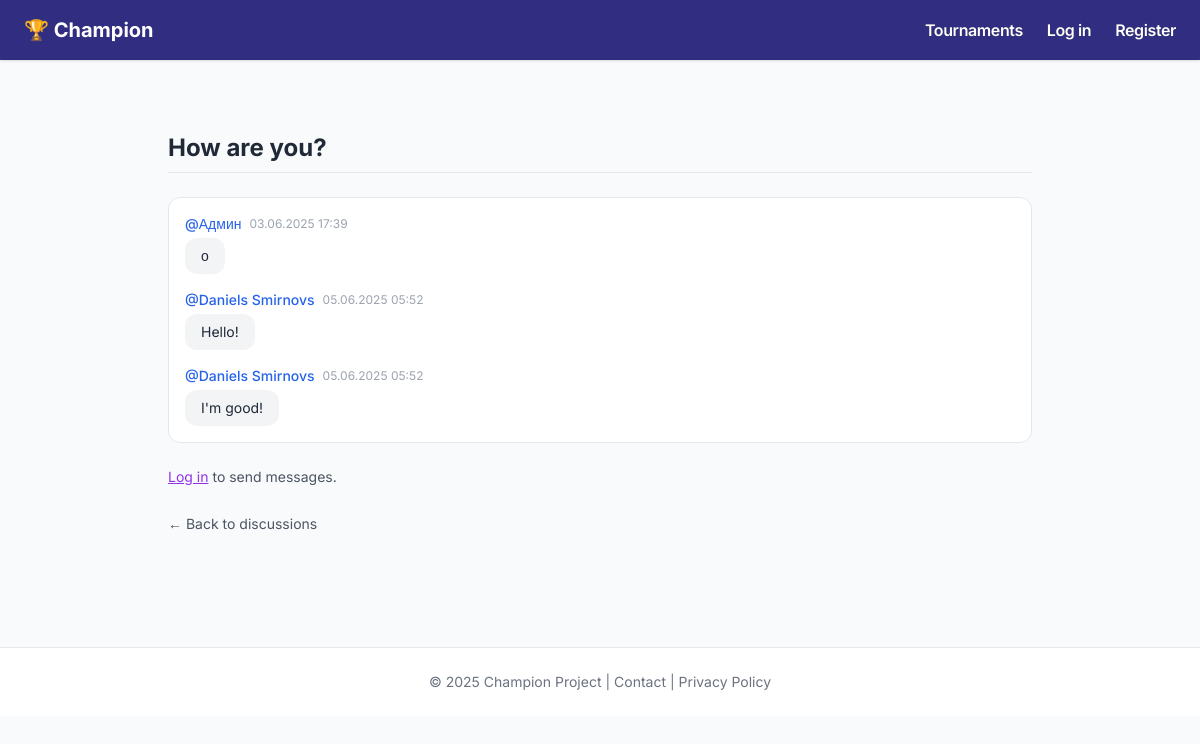
/discussions/1, run on the app's committed database.
### app/models.py (models this page shows, shortened)
class Discussion(db.Model):
    id = db.Column(db.Integer, primary_key=True)
    title = db.Column(db.String(100), nullable=False)
    description = db.Column(db.Text)
    author_id = db.Column(db.Integer, db.ForeignKey('user.id', ondelete='CASCADE', name='fk_discussion_author'), nullable=False)
    created_at = db.Column(db.DateTime, default=datetime.utcnow)
    messages = db.relationship('DiscussionMessage', backref='discussion', cascade='all, delete-orphan', passive_deletes=True)

class DiscussionMessage(db.Model):
    id = db.Column(db.Integer, primary_key=True)
    discussion_id = db.Column(db.Integer, db.ForeignKey('discussion.id', ondelete='CASCADE', name='fk_msg_discussion'), nullable=False)
    author_id = db.Column(db.Integer, db.ForeignKey('user.id', ondelete='CASCADE', name='fk_msg_author'), nullable=False)
    content = db.Column(db.Text, nullable=False)
    created_at = db.Column(db.DateTime, default=datetime.utcnow)

class User(db.Model, UserMixin):
    id = db.Column(db.Integer, primary_key=True)
    email = db.Column(db.String(120), unique=True, nullable=False)
    name = db.Column(db.String(100), unique=True, nullable=False)
    password_hash = db.Column(db.String(128), nullable=False)
    role = db.Column(db.String(20), nullable=False, default='viewer')
    avatar_url = db.Column(db.String)
    first_name = db.Column(db.String)
    last_name = db.Column(db.String)
    phone = db.Column(db.String)
    bio = db.Column(db.Text)
    tournaments_created = db.relationship(
        'Tournament',
        backref=db.backref('creator', lazy=True),
        cascade='all, delete-orphan',
        passive_deletes=True
    )
    discussions = db.relationship(
        'Discussion',
        backref=db.backref('author', lazy=True),
        lazy='dynamic',  # для подсчёта через .count()
        cascade='all, delete-orphan',
        passive_deletes=True
    )
    messages = db.relationship(
        'DiscussionMessage',
        backref=db.backref('author', lazy=True),
        lazy='dynamic',  # для подсчёта через .count()
        cascade='all, delete-orphan',
        passive_deletes=True
    )

### app/routes.py (the view, shortened to what this page needs)
@app.route('/discussions/<int:discussion_id>', methods=['GET', 'POST'])
def discussion_chat(discussion_id):
    discussion = Discussion.query.get_or_404(discussion_id)
    messages = db.session.query(DiscussionMessage, User)\
        .join(User, DiscussionMessage.author_id == User.id)\
        .filter(DiscussionMessage.discussion_id == discussion.id)\
        .order_by(DiscussionMessage.created_at.asc())\
        .all()
    return render_template('discussions_chat.html', discussion=discussion, messages=messages)

### app/__init__.py (called while the page is built)
@app.context_processor
def inject_translations():
    return dict(_=_)

### app/templates/discussions_chat.html (shortened to what this page needs)
{% extends 'base.html' %}
{% block content %}
<div class="max-w-4xl mx-auto px-4 py-8">
  <h2 class="text-2xl font-bold text-gray-800 mb-2">{{ discussion.title }}</h2>
  <hr class="mb-6">
  <div class="bg-white border border-gray-200 rounded-xl p-4 mb-6 space-y-4 max-h-[60vh] overflow-y-auto">
    {% for message, user in messages %}
      <div class="{% if current_user.is_authenticated and user.id == current_user.id %}text-right{% endif %}">
        <div class="text-sm text-gray-500 flex items-center gap-2 {% if current_user.is_authenticated and user.id == current_user.id %}justify-end{% endif %}">
          <a href="{{ url_for('user_profile', user_id=user.id) }}" class="font-medium text-blue-600 hover:underline">
            @{{ user.name }}
          </a>
          <span class="text-xs text-gray-400">{{ message.created_at.strftime('%d.%m.%Y %H:%M') }}</span>
        </div>
        <div class="inline-block mt-1 px-4 py-2 rounded-xl bg-gray-100 text-sm text-gray-800 max-w-[80%] {% if current_user.is_authenticated and user.id == current_user.id %}bg-purple-100 text-right{% endif %}">
          {{ message.content }}
        </div>
      </div>
    {% endfor %}
  </div>
  {% if current_user.is_authenticated %}
    <form method="post" class="flex flex-col sm:flex-row gap-3 items-stretch">
      <textarea name="content" rows="2" required
                class="w-full rounded-lg border border-gray-300 p-3 focus:ring-purple-500 focus:outline-none resize-y"
                placeholder="{{ _('Write a message...') }}"></textarea>
      <button type="submit"
              class="bg-purple-600 hover:bg-purple-700 text-white font-semibold px-5 py-2 rounded-lg transition">
        ➤ {{ _('Send') }}
      </button>
    </form>
  {% else %}
    <p class="text-sm text-gray-600 mt-2">
      <a href="{{ url_for('login') }}" class="text-purple-600 underline">{{ _('Log in') }}</a> {{ _('to send messages.') }}
    </p>
  {% endif %}
  <div class="mt-6">
    <a href="{{ url_for('discussions_list') }}"
       class="inline-block text-sm text-gray-600 hover:underline">← {{ _('Back to discussions') }}</a>
  </div>
</div>
{% endblock %}

### app/templates/base.html (style rules this page uses)
body { font-family: 'Inter', sans-serif; -webkit-font-smoothing: antialiased; -moz-osx-font-smoothing: grayscale; }

### data on the page
Discussion: title "How are you?"
DiscussionMessage: name "Админ", created_at "03.06.2025 17:39", content "о"
DiscussionMessage: name "Daniels Smirnovs", created_at "05.06.2025 05:52", content "Hello!"
DiscussionMessage: name "Daniels Smirnovs", created_at "05.06.2025 05:52", content "I'm good!"
